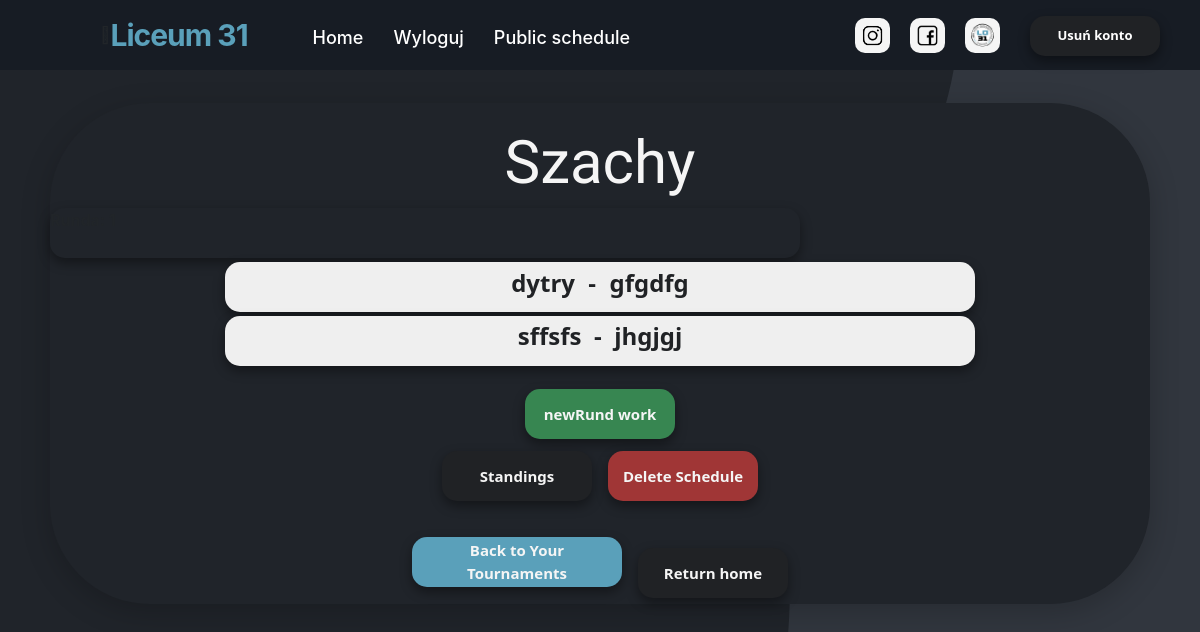
The app's page /schedule (signed in), older data.
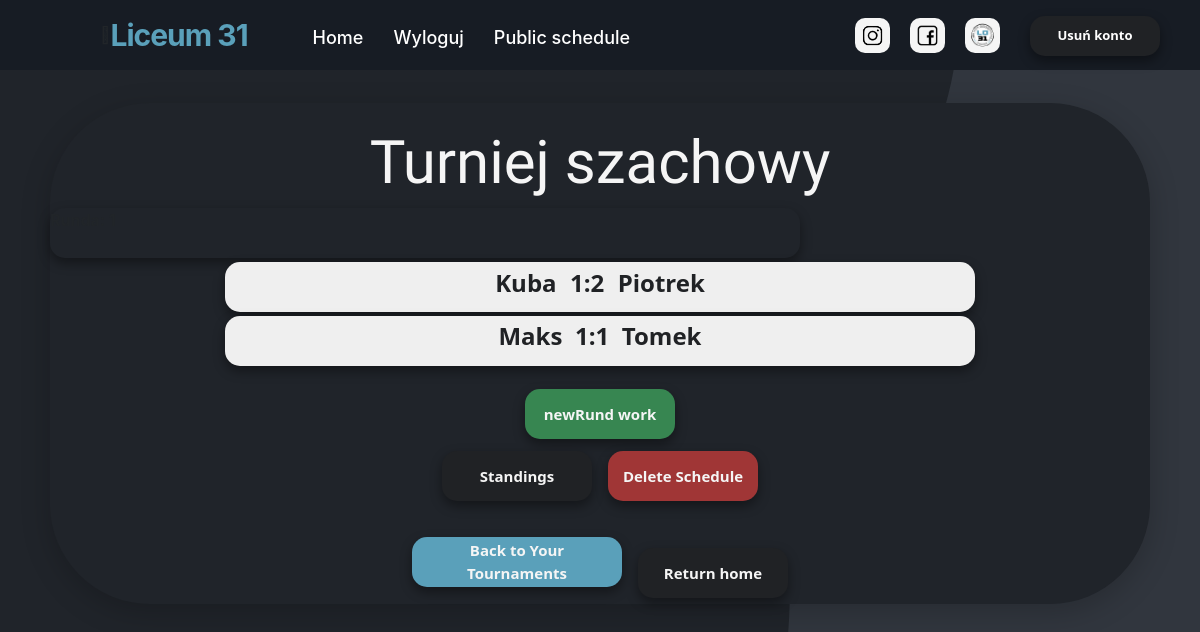
The same page, newer data.
### website/models.py (models this page shows)
class Tournament(db.Model):
    id = db.Column(db.Integer,primary_key=True)
    user_id = db.Column(db.Integer,db.ForeignKey('user.id'))
    name = db.Column(db.String(150))
    date = db.Column(db.Date)
    location = db.Column(db.String(150))
    discipline = db.Column(db.String(150))
    type = db.Column(db.String(150))
    status = db.Column(db.String(150), default="upcoming")
    is_public = db.Column(db.Boolean(),default=False)
    current_round_number = db.Column(db.Integer(),default=0)
    edited_dual_id = db.Column(db.Integer())
    rounds = db.relationship('Round')
    duals = db.relationship('Dual')
    opponents = db.relationship('Opponent')
    standings = db.relationship('Standing')

class Dual(db.Model):
    id = db.Column(db.Integer,primary_key=True)
    tournament_id = db.Column(db.Integer,db.ForeignKey('tournament.id'))
    round_id = db.Column(db.Integer,db.ForeignKey('round.id'))
    opponent1_id = db.Column(db.Integer,db.ForeignKey('opponent.id'))
    opponent2_id = db.Column(db.Integer,db.ForeignKey('opponent.id'))
    opponent_1 = db.relationship('Opponent', foreign_keys=[opponent1_id])
    opponent_2 = db.relationship('Opponent', foreign_keys=[opponent2_id])
    score_1 = db.Column(db.Integer)
    score_2 = db.Column(db.Integer)
    date = db.Column(db.DateTime)
    round_number = db.Column(db.Integer)

class Opponent(db.Model):
    id = db.Column(db.Integer,primary_key=True)
    tournament_id = db.Column(db.Integer,db.ForeignKey('tournament.id'))
    standing = db.relationship('Standing')
    name = db.Column(db.String(100000))

### website/views.py (the view)
@views.route('/schedule')
@login_required
def schedule():
    tournamentDTO = TournamentController()
    tournamentDTO.Load(current_user.current_tournament_id)
    return render_template("schedule.html", user=current_user, tournament=tournamentDTO.tournament)

### website/Classes.py (called while the page is built)
    def Load(self, id):
        self.tournament = Tournament.query.get(id)

### website/__init__.py (called while the page is built)
def create_app():
    app = Flask(__name__)
    app.config['SECRET_KEY'] = 'kjabwdlajbal'
    app.config['SQLALCHEMY_DATABASE_URI'] = f'sqlite:///{DB_NAME}'
    db.init_app(app)  # inicjowanie bazy danych dla aplikacji
    from .views import views
    from .auth import auth
    app.register_blueprint(views, url_prefix='/')
    app.register_blueprint(auth, url_prefix='/')
    from .models import User
    create_datebase(app)
    login_manager = LoginManager()
    login_manager.login_view = 'auth.login'
    login_manager.init_app(app)
    @login_manager.user_loader
    def load_user(id):
        return User.query.get(int(id))
    return app

### website/templates/schedule.html (shortened to what this page needs)
{% extends "base.html" %} {% block title %}Schedule{% endblock %} {% block content %}
<section class="schedule_box_container container_schedule">
  <br />
  <h3 align="center">{{tournament.name}}</h3>
  <ol class="list-group list-group-flush" id="pary">
    {% for round in tournament.rounds %}
    {% if round.number <= tournament.current_round_number %}
    <div class="btn-danger_nav_list_group" >Runda: {{round.number}}</div>
    {% for dual in round.duals %}
    <ol class="list-group list-group-flush" id="pary">
      <div align="center">
          <ol class="badge">
            <button
              class="btn-danger_nav_list_group"
              onClick="showDual({{dual.id}})"
            >
              <div align="left" style="display: inline-block">
                <h4>
                {{dual.opponent_1.name}}
                <br />
              </h4>
              </div>
              <div style="display: inline-block">
                {% if dual.score_1 is none or dual.score_1 is none %}
                <h4> - </h4>
                {% else %}
                <h4>{{dual.score_1}}:{{dual.score_2}}</h4>
                {% endif %}
              </div>
              <div align="right" style="display: inline-block">
                <h4> {{dual.opponent_2.name}}
                <br />
                </h4>
              </div>
            </button>
            {% endfor %}
          </ol>
      </div>
      <br />
    </ol>
  </ol>
  {% endif %}
  {% endfor %}
  {% if tournament.current_round_number == 0 or tournament.current_round_number < (tournament.rounds)|length %}
  <div align="center">
  <a href="/generate-new-round">
    <button
      style="background-color: rgb(55, 134, 81)"
      type="button"
      class="btn-danger_nav_schedule"
    >
      newRund work
    </button>
  </a>
</div>
  {% endif %}
  <div align="center">
    <a href="/standings">
      <button type="button" class="btn-danger_nav_schedule">Standings</button>
    </a>
    <a href="delete-tournament">
      <button
        style="background-color: #a03636"
        class="btn-danger_nav_schedule"
        onClick="deleteTournament({{tournament.id}})"
      >
        <div>Delete Schedule</div>
      </button>
        </a>
        <br /><br />
        <a href="/tournaments ">
            <button style="width: 210px; background-color: #5aa0ba " type="button " class="btn-danger_nav_schedule ">
        Back to Your Tournaments
      </button>
        </a>
        <a href="/ ">
            <button type="button " class="btn-danger_nav_schedule ">Return home</button>
        </a>
    </div>
</section>
{% endblock %}

Row changes from the older to the newer data that the page shows:
changed Tournament: name "Szachy" → "Turniej szachowy"
changed Dual: opponent_1.name "dytry" → "Kuba"; score_1 (not shown) → "1"; score_2 (not shown) → "2"; opponent_2.name "gfgdfg" → "Piotrek"; score_1 "-" → ":"
changed Dual: opponent_1.name "sffsfs" → "Maks"; score_1 (not shown) → "1"; score_2 (not shown) → "1"; opponent_2.name "jhgjgj" → "Tomek"; score_1 "-" → ":"
